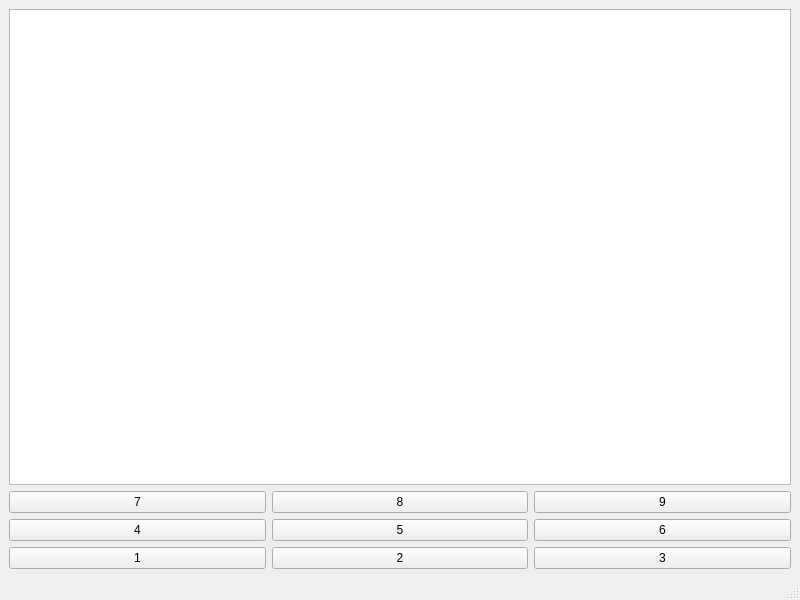
<?xml version="1.0" encoding="UTF-8"?>
<ui version="4.0">
 <class>MainWindow</class>
 <widget class="QMainWindow" name="MainWindow">
  <property name="geometry">
   <rect>
    <x>0</x>
    <y>0</y>
    <width>800</width>
    <height>600</height>
   </rect>
  </property>
  <property name="windowTitle">
   <string>MainWindow</string>
  </property>
  <widget class="QWidget" name="centralwidget">
   <layout class="QGridLayout" name="gridLayout">
    <item row="0" column="0">
     <widget class="QGraphicsView" name="graphicsView"/>
    </item>
    <item row="1" column="0">
     <layout class="QVBoxLayout" name="verticalLayout">
      <item>
       <layout class="QHBoxLayout" name="horizontalLayout_3">
        <item>
         <widget class="QPushButton" name="pushButton_4">
          <property name="text">
           <string>7</string>
          </property>
         </widget>
        </item>
        <item>
         <widget class="QPushButton" name="pushButton_5">
          <property name="text">
           <string>8</string>
          </property>
         </widget>
        </item>
        <item>
         <widget class="QPushButton" name="pushButton_3">
          <property name="text">
           <string>9</string>
          </property>
         </widget>
        </item>
       </layout>
      </item>
      <item>
       <layout class="QHBoxLayout" name="horizontalLayout">
        <item>
         <widget class="QPushButton" name="pushButton_8">
          <property name="text">
           <string>4</string>
          </property>
         </widget>
        </item>
        <item>
         <widget class="QPushButton" name="pushButton_9">
          <property name="text">
           <string>5</string>
          </property>
         </widget>
        </item>
        <item>
         <widget class="QPushButton" name="pushButton">
          <property name="text">
           <string>6</string>
          </property>
         </widget>
        </item>
       </layout>
      </item>
      <item>
       <layout class="QHBoxLayout" name="horizontalLayout_2">
        <item>
         <widget class="QPushButton" name="pushButton_7">
          <property name="text">
           <string>1</string>
          </property>
         </widget>
        </item>
        <item>
         <widget class="QPushButton" name="pushButton_6">
          <property name="text">
           <string>2</string>
          </property>
         </widget>
        </item>
        <item>
         <widget class="QPushButton" name="pushButton_2">
          <property name="text">
           <string>3</string>
          </property>
         </widget>
        </item>
       </layout>
      </item>
     </layout>
    </item>
   </layout>
  </widget>
  <widget class="QMenuBar" name="menubar">
   <property name="geometry">
    <rect>
     <x>0</x>
     <y>0</y>
     <width>800</width>
     <height>23</height>
    </rect>
   </property>
  </widget>
  <widget class="QStatusBar" name="statusbar"/>
 </widget>
 <resources/>
 <connections/>
</ui>
